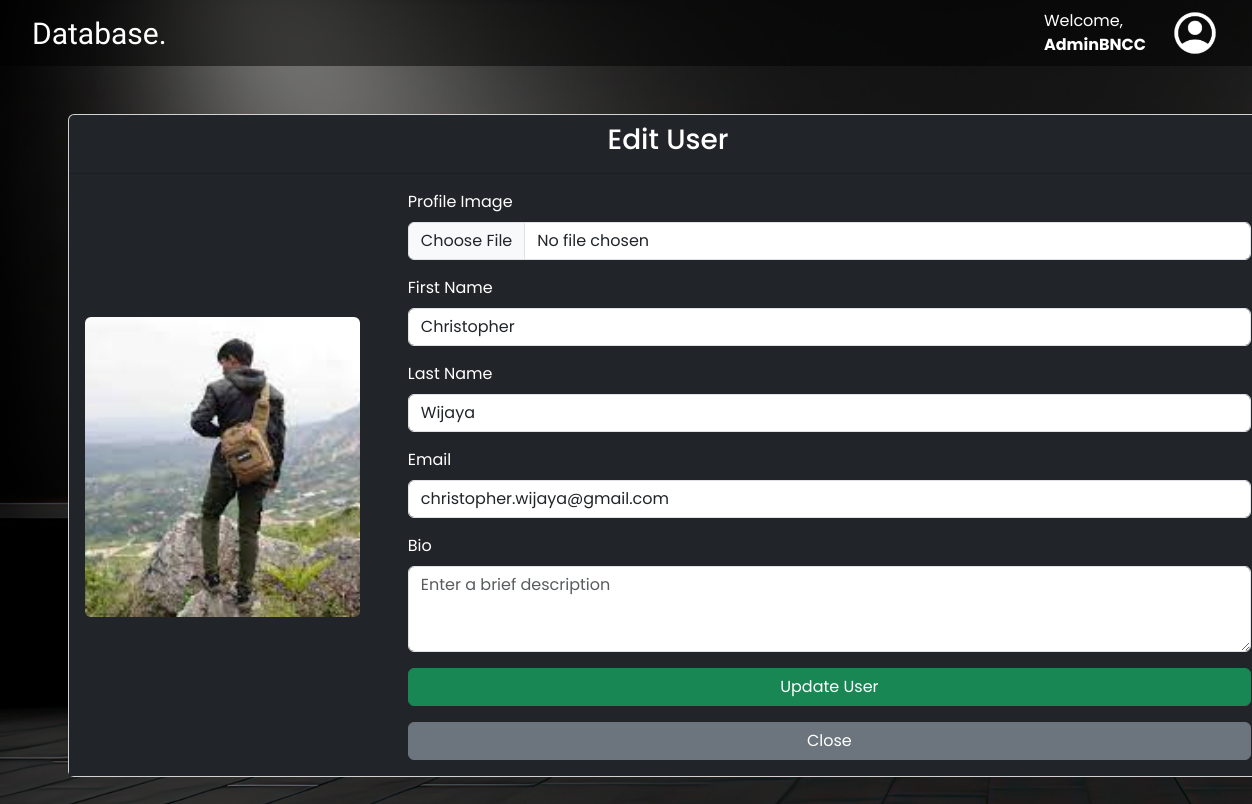
Page /SourceFile/View/EditUser.php?id=5 (signed in) on the committed database.
### tables this page shows
CREATE TABLE `users` (
  `id` int(11) NOT NULL,
  `first_Name` varchar(250) NOT NULL,
  `last_name` varchar(250) NOT NULL,
  `email` varchar(250) NOT NULL,
  `pass` varchar(255) NOT NULL,
  `photo` varchar(250) NOT NULL,
  `bio` longtext NOT NULL
);

### SourceFile/Database/Dbh.php (called while the page is built)
<?php
class Dbh {
    private $host = 'localhost';
    private $username = 'root';
    private $password = '';
    private $dbName = 'midproject_bncc';
    private $pdo;
    protected function connect(){
        $dsn = "mysql:host={$this->host};dbname={$this->dbName}";
        try {
            $this->pdo = new PDO($dsn, $this->username, $this->password);
            $this->pdo->setAttribute(PDO::ATTR_DEFAULT_FETCH_MODE, PDO::FETCH_ASSOC);
        }
        catch(PDOException $e) {
            echo $e->getMessage();
            return null;
        }
        return $this->pdo;
    }
    protected function close() {
        $this->pdo = null;
    }
}

### SourceFile/Class/Users.php (called while the page is built, shortened)
<?php
require_once '../database/Dbh.php';
class Users extends Dbh {
    protected function getUser($id) {
        $sql = "SELECT * FROM users WHERE id = ?";
        $stmt = $this->connect()->prepare($sql);
        $stmt->execute([$id]);
        $results = $stmt->fetch();
        return $results;
    }
}

### SourceFile/Class/UserController.php (called while the page is built, shortened)
<?php
require_once 'Users.php';
class UserController extends Users {
    public function getOneUser($id) {
        $results = $this->getUser($id);
        return $results;
    }
}

### SourceFile/View/EditUser.php (the view, shortened to what this page needs)
<?php
include 'NavbarAndBackground/Header.php';
require_once '../Class/UserController.php';
$uc = new UserController();
$user = $uc->getOneUser($_GET['id']);
?>
<?php include 'NavbarAndBackground/Navbar.php';?>
<div class="container my-5">
    <div class="card mx-auto" style="width: 150vh;">
        <div class="card-header bg-dark text-white text-center">
            <h3>Edit User</h3>
        </div>
        <div class="card-body bg-dark text-white d-flex align-items-center">
            <div class="image-preview-container me-5">
                <img id="imagePreview" src="<?=empty($user['photo'])? 'https://via.placeorder.com/180x150' : '../Storage/'.$user['photo']?>" class="img-fluid rounded mb-3" style="width: 380px; height: 300px; object-fit: cover;">
            </div>
            <div class="form-section w-100">
                <form id="editUserForm" method="POST" enctype="multipart/form-data">
                    <div class="mb-3">
                        <label for="imageUpload" class="form-label">Profile Image</label>
                        <input type="file" class="form-control" id="imageUpload" name="photo" accept="image/*">
                    </div>
                    <div class="mb-3">
                        <label class="form-label">First Name</label>
                        <input type="text" class="form-control" name="firstName" placeholder="Enter first name" value="<?=$user['first_Name']?>" >
                    </div>
                    <div class="mb-3">
                        <label for="last_name" class="form-label">Last Name</label>
                        <input type="text" class="form-control" id="last_name" name="lastName" placeholder="Enter last name" value="<?=$user['last_name']?>">
                    </div>
                    <div class="mb-3">
                        <label for="email" class="form-label">Email</label>
                        <input type="email" class="form-control" id="email" name="email" placeholder="Enter email" value="<?=$user['email']?>">
                    </div>
                    <div class="mb-3">
                        <label for="bio" class="form-label">Bio</label>
                        <textarea class="form-control" id="bio" name="bio" rows="3" placeholder="Enter a brief description"><?=$user['bio']?></textarea>
                    </div>
                    <div class="text-center">
                        <button type="submit" name="updateBtn" class="btn btn-success w-100">Update User</button>
                        <a type="button" class="btn btn-secondary w-100 mt-3" href="Dashboard.php">Close</a>
                    </div>
                </form>
            </div>
        </div>
    </div>
</div>

### SourceFile/View/NavbarAndBackground/CSS/Navbar.css (style rules this page uses)
body { background: url("/MidProject/Assets/background.jpg"); background-size: cover; background-repeat: no-repeat; background-attachment: fixed; margin: 0; padding: 0; font-family: "poppins"; }

### rows in the picture
users: photo (picture), firstName "Christopher", lastName "Wijaya", email "christopher.wijaya@gmail.com"
